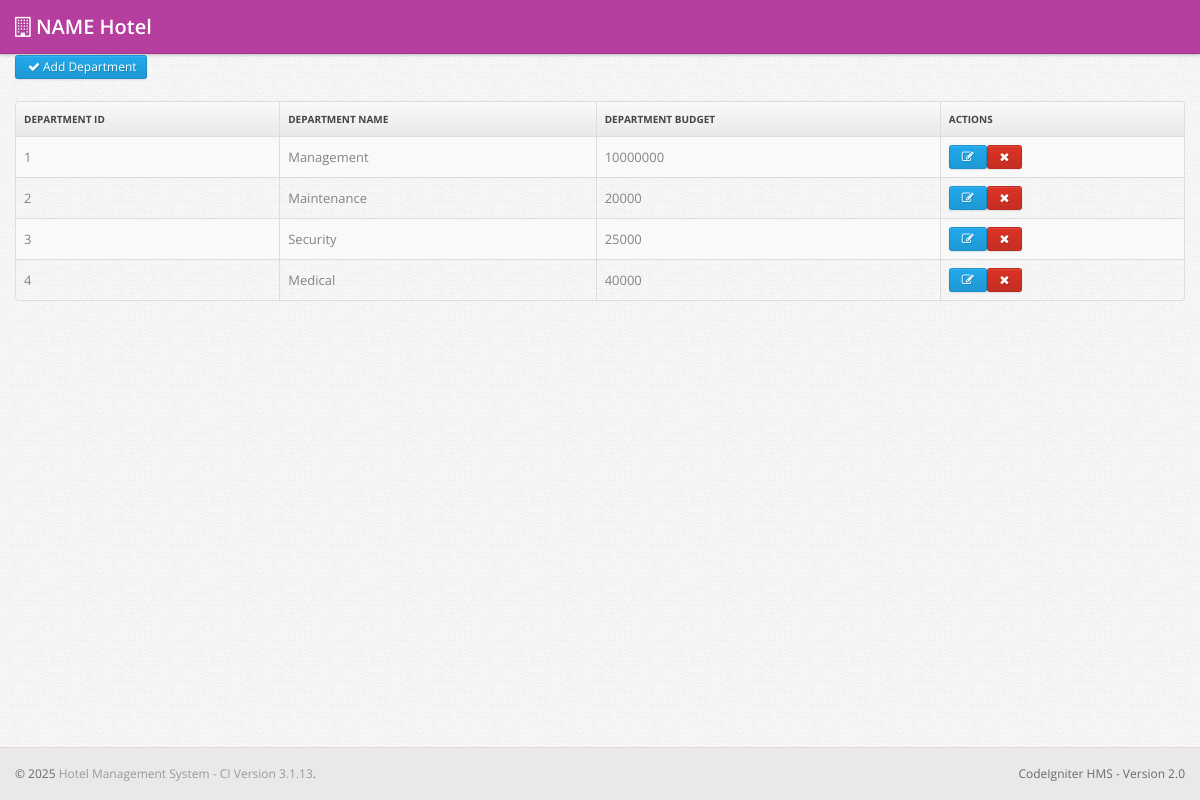
Page /index.php/departments on the committed database.
### tables this page shows
CREATE TABLE `department` (
  `department_id` int(11) NOT NULL,
  `department_name` varchar(50) NOT NULL,
  `department_budget` float DEFAULT NULL
);

### application/controllers/departments.php (called while the page is built, shortened)
<?php if ( ! defined('BASEPATH')) exit('No direct script access allowed');
class Departments extends CI_Controller {
	public function index()
	{
		$departments = $this->departments_m->get_departments();
		$viewdata = array('departments' => $departments);
		$data = array('title' => 'Departments - ', 'page' => 'departments');
		$this->load->view('header', $data);
		$this->load->view('departments/list',$viewdata);
		$this->load->view('footer');
	}
}

### index.php (called while the page is built, shortened)
<?php
require_once BASEPATH.'core/CodeIgniter.php';

### application/models/departments_m.php (called while the page is built, shortened)
<?php
class Departments_m extends CI_Model {
    function get_departments()
    {
        $query = $this->db->from('department')->get();
        $data = array();
        foreach (@$query->result() as $row)
        {
            $data[] = $row;
        }
        if(count($data))
            return $data;
        return false;
    }
}

### application/views/departments/list.php (the view)
<div class="main">
  <div class="main-inner">
    <div class="container">
      <div class="row">
        <div class="span12">
			<a href="<?= base_url() ?>departments/add" class="btn btn-small btn-primary"><i class="btn-icon-only icon-ok"></i>Add Department</a>
			<br><br>
			<table class="table table-striped table-bordered">
				<thead>
				  <tr>
				    <th> Department ID </th>
				    <th> Department Name </th>
				    <th> Department Budget </th>
				    <th class="td-actions"> Actions </th>
				  </tr>
				</thead>
				<tbody>
				<?php
					foreach ($departments as $dept) {
				?>
				  <tr>
				    <td> <?=$dept->department_id?> </td>
				    <td> <?=$dept->department_name?> </td>
				    <td> <?=$dept->department_budget?> </td>
				    <td class="td-actions"><a href="<?= base_url() ?>departments/edit/<?=$dept->department_id?>" class="btn btn-small btn-primary"><i class="btn-icon-only icon-edit"> </i></a><a href="<?= base_url() ?>departments/delete/<?=$dept->department_id?>" onclick="return confirm('Are you sure ?')" class="btn btn-danger btn-small"><i class="btn-icon-only icon-remove"> </i></a></td>
				  </tr>
				<?php } ?>
				</tbody>
			</table>
		</div>
	  </div>
	</div>
  </div>
</div>

### application/views/header.php (shortened to what this page needs)
<!DOCTYPE html>
<html>
  <head>
	<link href="<?= base_url() ?>css/bootstrap.min.css" rel="stylesheet">
	<link href="<?= base_url() ?>css/bootstrap-responsive.min.css" rel="stylesheet">
	<link href="<?= base_url() ?>css/font-awesome.css" rel="stylesheet">
	<link href="<?= base_url() ?>css/style.css" rel="stylesheet">
	<link href="<?= base_url() ?>css/pages/dashboard.css" rel="stylesheet">
	<link href="<?= base_url() ?>css/pages/signin.css" rel="stylesheet" type="text/css">
  <link href="<?= base_url() ?>js/guidely/guidely.css" rel="stylesheet">
  </head>
  <body style="margin-bottom: 50px;">
  <div class="navbar navbar-fixed-top">
  <div class="navbar-inner">
    <div class="container"> <a class="brand" href="<?= base_url() ?>"><i class="icon-building"></i> <?=HOTEL_NAME?></a>
    </div>
  </div>
</div>

### application/views/footer.php (shortened to what this page needs)
<div class="footer">
  <div class="footer-inner">
    <div class="container">
      <div class="row">
        <div class="span12"> &copy; <?= date('Y') ?> <a href="https://sourcecodester.com/">Hotel Management System - CI Version <?= CI_VERSION ?></a>. <span class="pull-right">CodeIgniter HMS - Version 2.0</span> </div>
      </div>
    </div>
  </div>
</div>
</body>
</html>

### css/style.css (style rules this page uses)
body { background: #f9f6f1; font: 13px/1.7em 'Open Sans'; }
.btn-icon-only { padding-right: 3px; padding-left: 3px; }
.table td { vertical-align: middle; }
.table-bordered th { background: #E9E9E9; background: -moz-linear-gradient(top, #FAFAFA 0%, #E9E9E9 100%); background: -webkit-gradient(linear, left top, left bottom, color-stop(0%, #FAFAFA), color-stop(100%, #E9E9E9)); background: -webkit-linear-gradient(top, #FAFAFA 0%, #E9E9E9 100%); background: -o-linear-gradient(top, #FAFAFA 0%, #E9E9E9 100%); background: -ms-linear-gradient(top, #FAFAFA 0%, #E9E9E9 100%); background: linear-gradient(top, #FAFAFA 0%, #E9E9E9 100%); filter: progid: DXImageTransform.Microsoft.gradient(startColorstr='#FAFAFA', endColorstr='#E9E9E9'); -ms-filter: "progid:DXImageTransform.Microsoft.gradient(startColorstr='#FAFAFA', endColorstr='#E9E9E9')"; font-size: 10px; color: #444; text-transform: uppercase; }
.navbar .container { position: relative; }
.navbar-inner { padding: 7px 0; background: #b63e9e !important; -moz-border-radius: 0; -webkit-border-radius: 0; border-radius: 0; }
.navbar-fixed-top { position: static; }
.navbar .brand { font-weight: 600; position: relative; top: 2px; }
.main { padding-bottom: 2em; }
.footer { margin-top: 0; border-top: 1px solid #e3d7d7; position: fixed; width: 100%; bottom: 0; z-index: 100; }
.footer-inner { padding: 15px 0; font-size: 12px; background: #ebe8e8; color: #6a6a6a; }
.footer a { color: #999; }

### css/pages/signin.css (style rules this page uses)
body { background: url(../../img/body-bg.png); color: #838383; font: 13px/1.7em 'Open Sans'; }

### rows in the picture
department: department_id "1", department_name "Management", department_budget "10000000"
department: department_id "2", department_name "Maintenance", department_budget "20000"
department: department_id "3", department_name "Security", department_budget "25000"
department: department_id "4", department_name "Medical", department_budget "40000"

### other values in the picture
HOTEL_NAME "NAME Hotel"
CI_VERSION "3.1.13"
